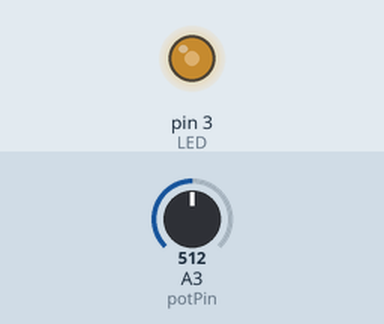
Recording of a sketch running on a simulated Arduino Uno, built with avr-gcc and run on an emulated ATmega328P. On the bench: output pins drawn as LEDs (lit = HIGH). Inputs (shaded band) come from the test bench; at power-on: A3 (potPin) = 512.

Above: at 1.2 s.
1.3 s: A3 (potPin) set to 716
At 1.9 s:
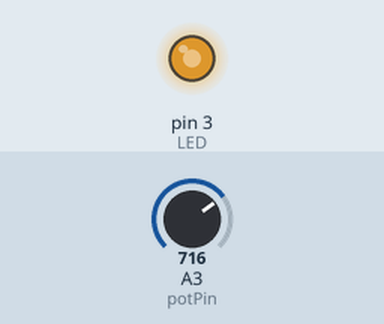
2.8 s: A3 (potPin) set to 900
At 3.1 s:
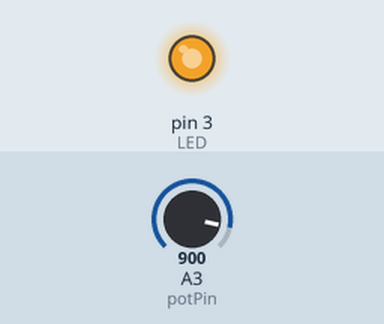
4.3 s: A3 (potPin) set to 122
At 5.5 s:
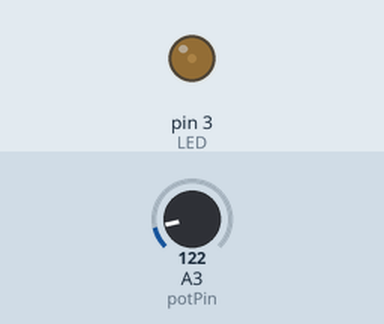
5.8 s: A3 (potPin) set to 0
At 6.7 s:
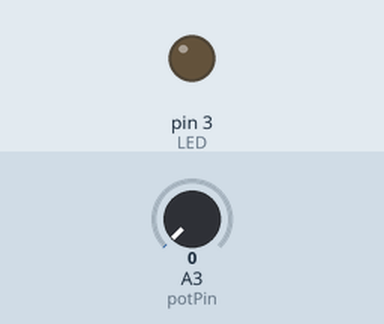
Timing chart, 0 to 8.3 s (numbered marks = the images above; inputs shaded):
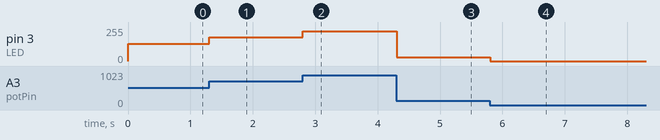

The sketch:

potentiometer_LED.ino
```cpp
const int potPin = A3;
const int LED = 3;
int inputVal = 0;

void setup() {
  pinMode(LED, OUTPUT);
}

void loop() {
  inputVal = analogRead(potPin);
  analogWrite(LED, inputVal / 4);
  delay(100);
}
```

Measured:
- after the input at 1.3 s, pin 3 (LED): 128/255 → 179/255 at once
- after the input at 2.8 s, pin 3 (LED): 179/255 → 225/255 at once
- after the input at 4.3 s, pin 3 (LED): 225/255 → 30/255 at once
- after the input at 5.8 s, pin 3 (LED): 30/255 → 0/255 at once
